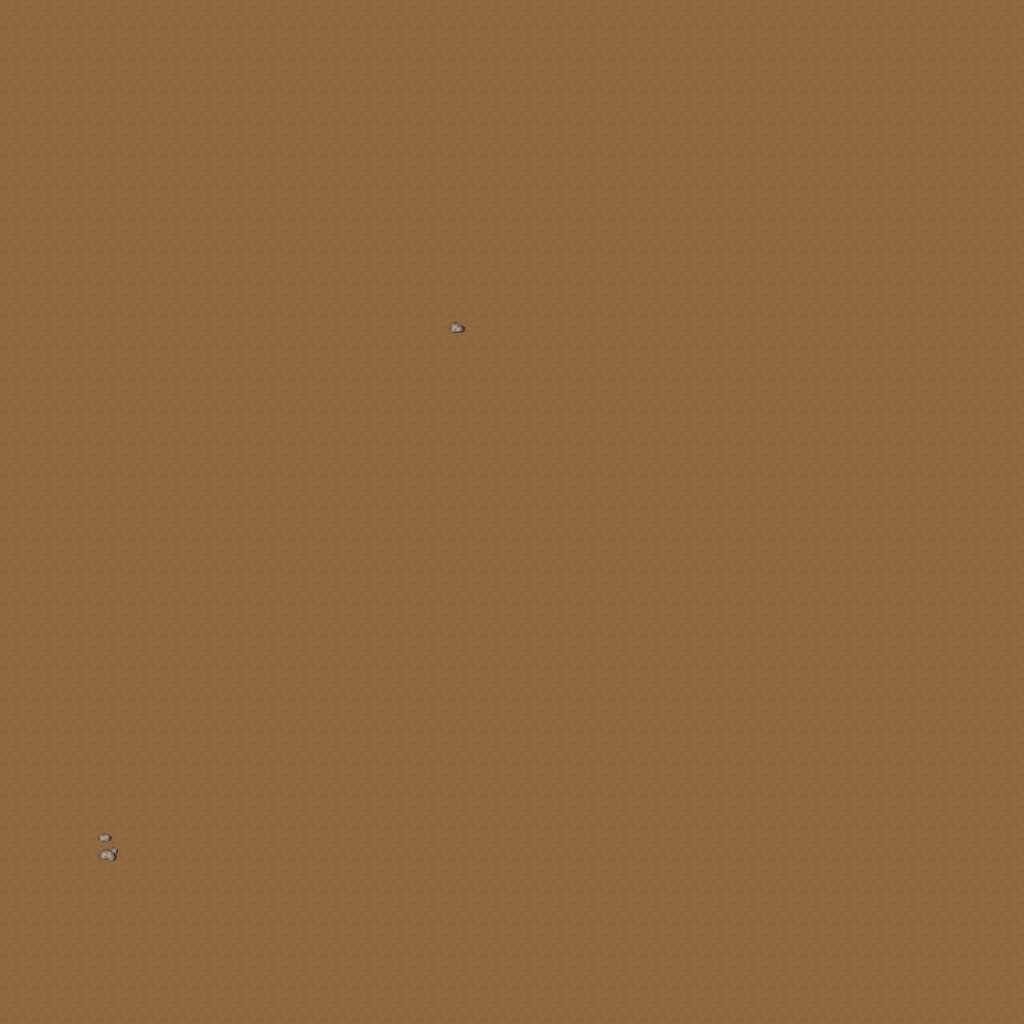

The image is a tile-based game level rendered from a .tmx file. Its description and source (layers, tilesets, objects; grid data summarised) follow:
An orthogonal 32x32 tile map with 32x32 px tiles, 5 tile layers (Ground, Objects, Objects2, Above, ...), 1 hidden layer not drawn, 31 tilesets.

<map version="1.10" tiledversion="1.11.0" orientation="orthogonal" renderorder="right-down" width="32" height="32" tilewidth="32" tileheight="32" infinite="0" nextlayerid="11" nextobjectid="1">
 <tileset firstgid="1" name="ground_ground" tilewidth="32" tileheight="32" tilecount="33" columns="3">
  <image source="../drawable/ground_ground.png" width="96" height="352" />
 </tileset>
 <tileset firstgid="34" name="ground_ridge_earth_dark" tilewidth="32" tileheight="32" tilecount="96" columns="12">
  <image source="../drawable/ground_ridge_earth_dark.png" width="384" height="256" />
 </tileset>
 <tileset firstgid="130" name="furniture_light_iron_lamp" tilewidth="32" tileheight="32" tilecount="3" columns="1">
  <image source="../drawable/furniture_light_iron_lamp.png" width="32" height="96" />
 </tileset>
 <tileset firstgid="133" name="furniture_light_dark_torch" tilewidth="32" tileheight="32" tilecount="8" columns="2">
  <image source="../drawable/furniture_light_dark_torch.png" width="64" height="128" />
 </tileset>
 <tileset firstgid="141" name="furniture_light_flames" tilewidth="32" tileheight="32" tilecount="6" columns="6">
  <image source="../drawable/furniture_light_flames.png" width="192" height="32" />
 </tileset>
 <tileset firstgid="147" name="item_corpse_skeleton" tilewidth="32" tileheight="32" tilecount="4" columns="2">
  <image source="../drawable/item_corpse_skeleton.png" width="64" height="64" />
 </tileset>
 <tileset firstgid="151" name="item_blood_floor_stains_2" tilewidth="32" tileheight="32" tilecount="4" columns="2">
  <image source="../drawable/item_blood_floor_stains_2.png" width="64" height="64" />
 </tileset>
 <tileset firstgid="155" name="item_chest_large" tilewidth="32" tileheight="32" tilecount="8" columns="4">
  <image source="../drawable/item_chest_large.png" width="128" height="64" />
 </tileset>
 <tileset firstgid="163" name="item_armor_sword_rack" tilewidth="32" tileheight="32" tilecount="4" columns="2">
  <image source="../drawable/item_armor_sword_rack.png" width="64" height="64" />
 </tileset>
 <tileset firstgid="167" name="item_armor_weapons_rack" tilewidth="32" tileheight="32" tilecount="18" columns="9">
  <image source="../drawable/item_armor_weapons_rack.png" width="288" height="64" />
 </tileset>
 <tileset firstgid="185" name="item_pot_barrel_tall" tilewidth="32" tileheight="32" tilecount="2" columns="1">
  <image source="../drawable/item_pot_barrel_tall.png" width="32" height="64" />
 </tileset>
 <tileset firstgid="187" name="item_pot_pot_tall" tilewidth="32" tileheight="32" tilecount="2" columns="1">
  <image source="../drawable/item_pot_pot_tall.png" width="32" height="64" />
 </tileset>
 <tileset firstgid="189" name="ground_rock_pebbles" tilewidth="32" tileheight="32" tilecount="3" columns="1">
  <image source="../drawable/ground_rock_pebbles.png" width="32" height="96" />
 </tileset>
 <tileset firstgid="192" name="item_corpse_skull_dark" tilewidth="32" tileheight="32" tilecount="2" columns="2">
  <image source="../drawable/item_corpse_skull_dark.png" width="64" height="32" />
 </tileset>
 <tileset firstgid="194" name="ground_ladder_horizontal_dark" tilewidth="32" tileheight="32" tilecount="3" columns="1">
  <image source="../drawable/ground_ladder_horizontal_dark.png" width="32" height="96" />
 </tileset>
 <tileset firstgid="197" name="ground_fire_fire" tilewidth="32" tileheight="32" tilecount="27" columns="3">
  <image source="../drawable/ground_fire_fire.png" width="96" height="288" />
 </tileset>
 <tileset firstgid="224" name="ground_cobbled_paving" tilewidth="32" tileheight="32" tilecount="1" columns="1">
  <image source="../drawable/ground_cobbled_paving.png" width="32" height="32" />
 </tileset>
 <tileset firstgid="225" name="plant_stump_int_small_stump" tilewidth="32" tileheight="32" tilecount="1" columns="1">
  <image source="../drawable/plant_stump_int_small_stump.png" width="32" height="32" />
 </tileset>
 <tileset firstgid="226" name="furniture_table_tree_stump_table" tilewidth="32" tileheight="32" tilecount="4" columns="2">
  <image source="../drawable/furniture_table_tree_stump_table.png" width="64" height="64" />
 </tileset>
 <tileset firstgid="230" name="logic_collision" tilewidth="32" tileheight="32" tilecount="1" columns="1">
  <image source="../drawable/logic_collision.png" width="32" height="32" />
 </tileset>
 <tileset firstgid="231" name="ground_ladder_vertical_dark" tilewidth="32" tileheight="32" tilecount="3" columns="3">
  <image source="../drawable/ground_ladder_vertical_dark.png" width="96" height="32" />
 </tileset>
 <tileset firstgid="234" name="logic_creature_animal" tilewidth="32" tileheight="32" tilecount="32" columns="8">
  <image source="../drawable/logic_creature_animal.png" width="256" height="128" />
 </tileset>
 <tileset firstgid="266" name="logic_creature_human_barbarian" tilewidth="32" tileheight="32" tilecount="7" columns="7">
  <image source="../drawable/logic_creature_human_barbarian.png" width="224" height="32" />
 </tileset>
 <tileset firstgid="273" name="ground_ladder_steps" tilewidth="32" tileheight="32" tilecount="6" columns="3">
  <image source="../drawable/ground_ladder_steps.png" width="96" height="64" />
 </tileset>
 <tileset firstgid="279" name="logic_portal" tilewidth="32" tileheight="32" tilecount="24" columns="8">
  <image source="../drawable/logic_portal.png" width="256" height="96" />
 </tileset>
 <tileset firstgid="303" name="ground_earth_edges_yellowgreen" tilewidth="32" tileheight="32" tilecount="15" columns="5">
  <image source="../drawable/ground_earth_edges_yellowgreen.png" width="160" height="96" />
 </tileset>
 <tileset firstgid="318" name="plant_grasses" tilewidth="32" tileheight="32" tilecount="6" columns="3">
  <image source="../drawable/plant_grasses.png" width="96" height="64" />
 </tileset>
 <tileset firstgid="324" name="light_yellow_light_5x5" tilewidth="32" tileheight="32" tilecount="25" columns="5">
  <image source="../drawable/light_yellow_light_5x5.png" width="160" height="160" />
 </tileset>
 <tileset firstgid="349" name="light_dim_yellow_light_7x5" tilewidth="32" tileheight="32" tilecount="35" columns="7">
  <image source="../drawable/light_dim_yellow_light_7x5.png" width="224" height="160" />
 </tileset>
 <tileset firstgid="384" name="item_firewood" tilewidth="32" tileheight="32" tilecount="12" columns="3">
  <image source="../drawable/item_firewood.png" width="96" height="128" />
 </tileset>
 <tileset firstgid="396" name="logic_creature_insect" tilewidth="32" tileheight="32" tilecount="5" columns="5">
  <image source="../drawable/logic_creature_insect.png" width="160" height="32" />
 </tileset>
 <layer id="1" name="Ground" width="32" height="32">
  <data>[1024 cells, 1024 non-empty, 1 distinct tile ids]</data>
 </layer>
 <layer id="2" name="Objects" width="32" height="32">
  <data>[1024 cells, 2 non-empty, 2 distinct tile ids]</data>
 </layer>
 <layer id="3" name="Objects2" width="32" height="32">
  <data>[1024 cells, 0 non-empty, 0 distinct tile ids]</data>
 </layer>
 <layer id="4" name="Above" width="32" height="32">
  <data>[1024 cells, 0 non-empty, 0 distinct tile ids]</data>
 </layer>
 <layer id="5" name="Above2" width="32" height="32">
  <data>[1024 cells, 0 non-empty, 0 distinct tile ids]</data>
 </layer>
 <layer id="6" name="Walkable" width="32" height="32" visible="0">
  <data>[1024 cells, 0 non-empty, 0 distinct tile ids]</data>
 </layer>
 <objectgroup id="7" name="Mapevents" />
 <objectgroup id="8" name="Spawn" />
 <objectgroup id="9" name="Keys" />
 <objectgroup id="10" name="Replace" />
</map>
